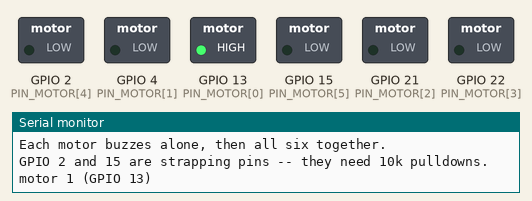
Recording of a sketch running on a simulated ESP32. On the bench: switched loads named in the sketch (green lamp = pin HIGH), the last lines printed to the serial monitor.

Above: at 0.7 s.
At 1.3 s:
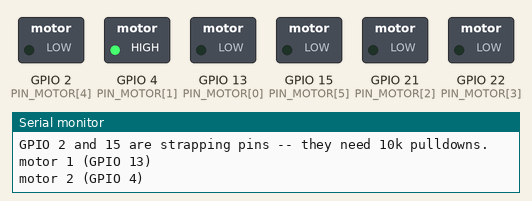
At 2.6 s:
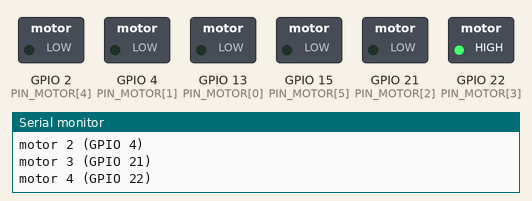
At 4.7 s:
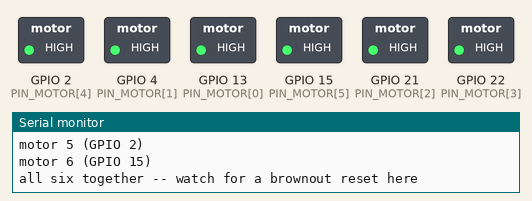
At 5.7 s:
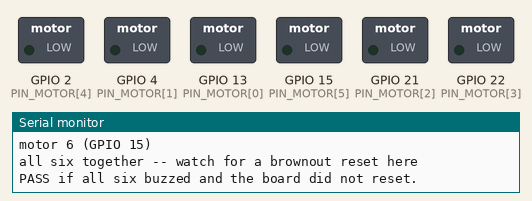
At 8.0 s:
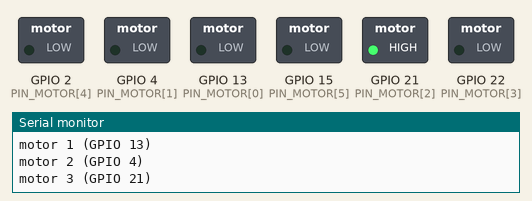
Timing chart, 0 to 8.3 s (numbered marks = the images above):
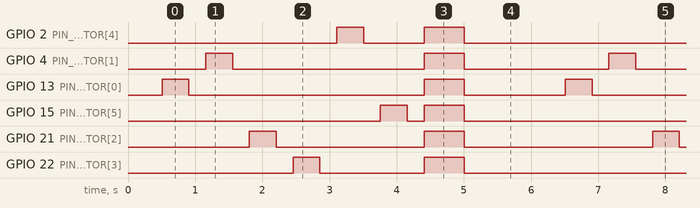

The sketch:

t3_motors.ino
```cpp
// Bring-up 3: the six vibration motors, through a ULN2803A.
//
// Expect: each motor buzzes alone for 400 ms in order 1..6, then all six
// together, then repeat.
//
// Wiring: ESP32 GPIO -> ULN2803A input (pins 1-6)
//         ULN2803A output (pins 18-13) -> motor negative
//         motor positive -> +5V
//         ULN2803A COM (pin 10) -> +5V     <-- flyback diodes, do not skip
//         ULN2803A GND (pin 9)  -> GND
//
// If a motor is weak or the ESP32 resets when several fire: your supply cannot
// hold 800 mA, or the 1000 uF bulk capacitor is missing.
// If nothing buzzes at all: COM is not tied to +5V, or you wired the motors to
// the ULN2803A inputs instead of its outputs.
static const int PIN_MOTOR[6] = { 13, 4, 21, 22, 2, 15 };

void setup() {
  Serial.begin(115200);
  delay(500);
  for (int i = 0; i < 6; i++) { pinMode(PIN_MOTOR[i], OUTPUT); digitalWrite(PIN_MOTOR[i], LOW); }
  Serial.println("\n=== t3: motors ===");
  Serial.println("Each motor buzzes alone, then all six together.");
  Serial.println("GPIO 2 and 15 are strapping pins -- they need 10k pulldowns.");
}

void loop() {
  for (int i = 0; i < 6; i++) {
    Serial.printf("motor %d (GPIO %d)\n", i + 1, PIN_MOTOR[i]);
    digitalWrite(PIN_MOTOR[i], HIGH);
    delay(400);
    digitalWrite(PIN_MOTOR[i], LOW);
    delay(250);
  }
  Serial.println("all six together -- watch for a brownout reset here");
  for (int i = 0; i < 6; i++) digitalWrite(PIN_MOTOR[i], HIGH);
  delay(600);
  for (int i = 0; i < 6; i++) digitalWrite(PIN_MOTOR[i], LOW);
  Serial.println("PASS if all six buzzed and the board did not reset.\n");
  delay(1500);
}
```

Measured:
- by itself, GPIO 2 (PIN_MOTOR[4]): repeats every 6.0 s: LOW 0.90 s, HIGH 0.60 s, LOW 4.1 s, HIGH 0.40 s
- by itself, GPIO 4 (PIN_MOTOR[1]): repeats every 6.0 s: LOW 2.9 s, HIGH 0.60 s, LOW 2.2 s, HIGH 0.40 s
- by itself, GPIO 13 (PIN_MOTOR[0]): repeats every 6.0 s: LOW 3.5 s, HIGH 0.60 s, LOW 1.5 s, HIGH 0.40 s
- by itself, GPIO 15 (PIN_MOTOR[5]): repeats every 6.0 s: LOW 0.25 s, HIGH 0.60 s, LOW 4.8 s, HIGH 0.40 s
- by itself, GPIO 21 (PIN_MOTOR[2]): repeats every 6.0 s: LOW 2.2 s, HIGH 0.60 s, LOW 2.8 s, HIGH 0.40 s
- by itself, GPIO 22 (PIN_MOTOR[3]): repeats every 6.0 s: LOW 1.6 s, HIGH 0.60 s, LOW 3.5 s, HIGH 0.40 s
